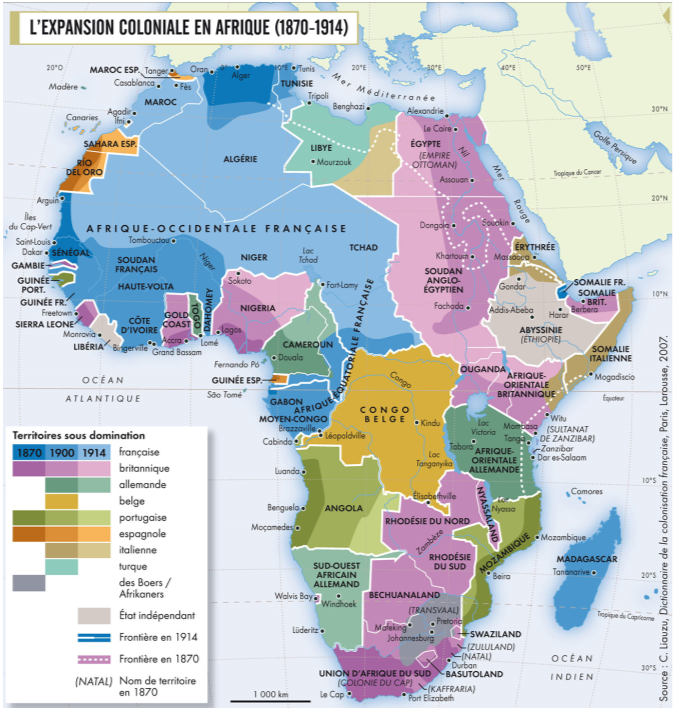
#> input picture source-map.png, 673 x 710 px, found by its file name
$ python calibrate6.py
#> lines starting #> are read from the running program, lines starting #| are printed output that depends on the picture; after the words box and inside, x2 and y2 are one past the last pixel; in counts of white or black regions, pixels touching at a corner belong together
#!/usr/bin/env python3
"""Final calibration check with per-row ocean model + per-territory fill sampling."""
import numpy as np, json, math
from PIL import Image, ImageDraw
from shapely.geometry import shape, box, Point
from shapely.ops import unary_union
from collections import Counter

BASE = '/Users/weiaiwen1/Desktop/my-space/map-project'
img = np.asarray(Image.open(BASE + '/source-map.png').convert('RGB')).astype(int)
H, W = img.shape[:2]
#> H = 710; W = 673

# ---------- per-row ocean color from edge strips ----------
rowOcean = np.zeros((H, 3))
edgeL = img[:, 2:18].reshape(H, -1, 3)
edgeR = img[:, W-18:W-2].reshape(H, -1, 3)
for y in range(H):
    samples = np.vstack([edgeL[y], edgeR[y]])
    # oceanish: B > R + 3, bright
    ok = (samples[:, 2] > samples[:, 0] + 3) & (samples.mean(axis=1) > 130)
    s = samples[ok] if ok.sum() > 10 else samples
    rowOcean[y] = np.median(s, axis=0)
#> after the loop, rowOcean = 710 rows, first 8: [255, 255, 255], [255, 255, 255], [185, 190, 194], [234, 236, 244], [234, 236, 245], [233, 238, 246], [234, 238, 247], [233, 237, 246]
# smooth
for _ in range(3):
    rowOcean[1:-1] = (rowOcean[:-2] + rowOcean[1:-1] + rowOcean[2:]) / 3
#> after the loop, rowOcean = 710 rows, first 8: [255, 255, 255], [238.9, 240.1, 242.1], [229, 231.2, 235.3], [226.1, 228.9, 235.1], [229.1, 232.3, 240], [231.8, 235.4, 243.9], [233.5, 237.5, 246.2], [233.5, 237.6, 246.4]

diff = np.abs(img - rowOcean[:, None, :]).max(axis=2)
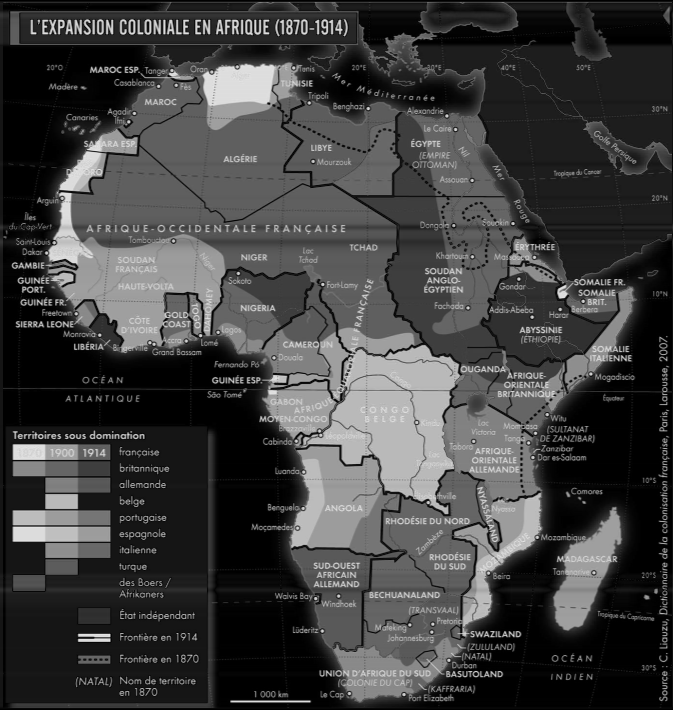
#> diff: shape (710, 673) float64; min 0, max 234.8, mean 63.9
ocean = diff < 14
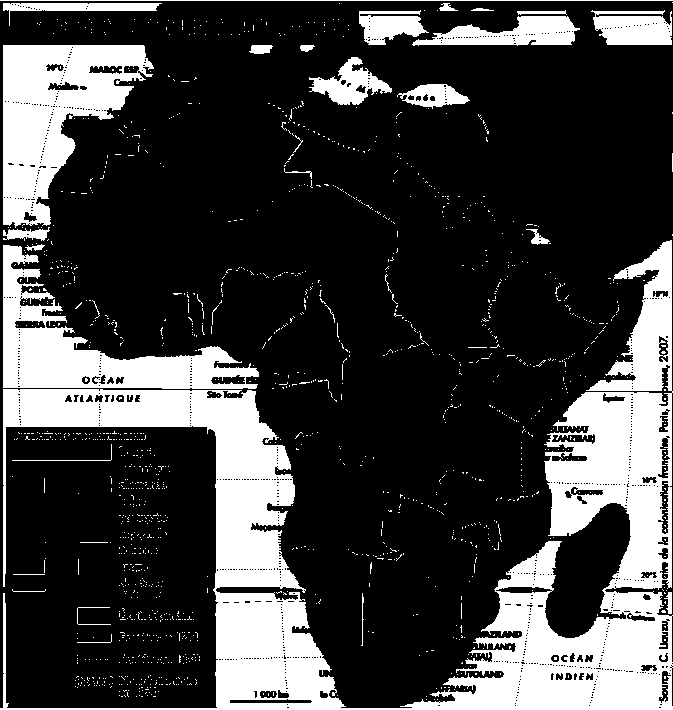
#> ocean: shape (710, 673) bool; 24.7% white; 1468 white regions (1436 under 20 px), largest, box (x1, y1, x2, y2) and area: (0, 240, 673, 710) 74756, (3, 45, 154, 228) 14512, (3, 245, 259, 389) 12086
img_land = ~ocean
from scipy import ndimage
lab, n = ndimage.label(img_land, structure=np.ones((3,3)))
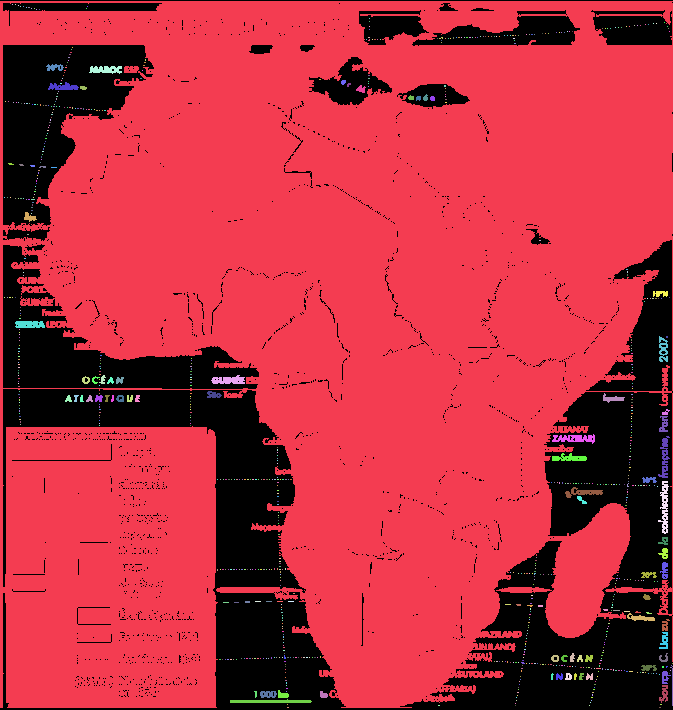
#> lab: shape (710, 673) int32; 831 distinct labels, from 0 to 830; one colour per label, 0 black
#> n = 830
sizes = ndimage.sum(img_land, lab, range(1, n+1))
#> sizes = 830 values, max 353923 at index 0, min 1 at index 1, mean 433.7
keep = np.zeros(n+1, bool); keep[1:] = sizes > 150
img_land = keep[lab]
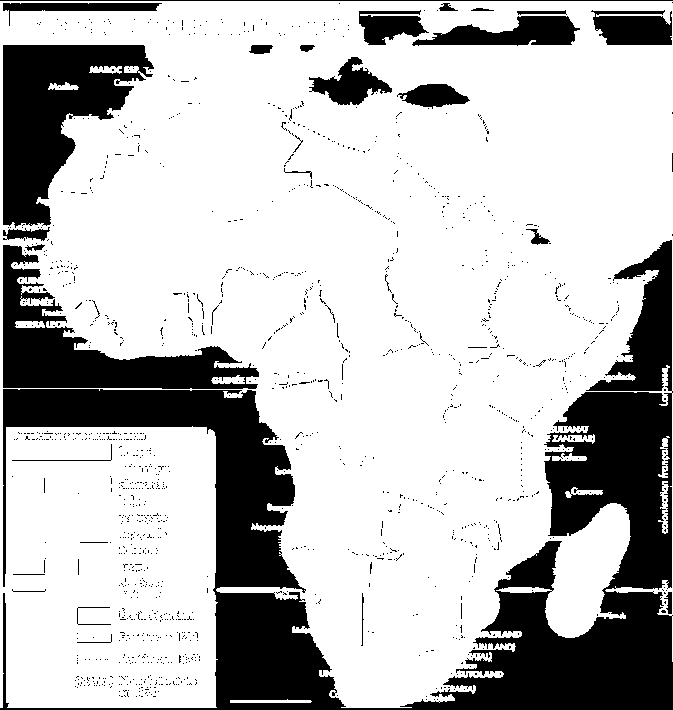
#> img_land: shape (710, 673) bool; 74.5% white; 1445 black regions (1413 under 20 px), largest, box (x1, y1, x2, y2) and area: (0, 240, 673, 710) 77910, (3, 45, 154, 228) 14888, (3, 245, 259, 389) 12344
print('ocean px:', int(ocean.sum()), 'land px:', int(img_land.sum()))
#| ocean px: 117819 land px: 356011

# ---------- dataset raster (reuse calibrate5 base machinery) ----------
#> (the run stopped early here; a loop or call above may not have finished)

$ run again, with cmp-sa.png copied over source-map.png
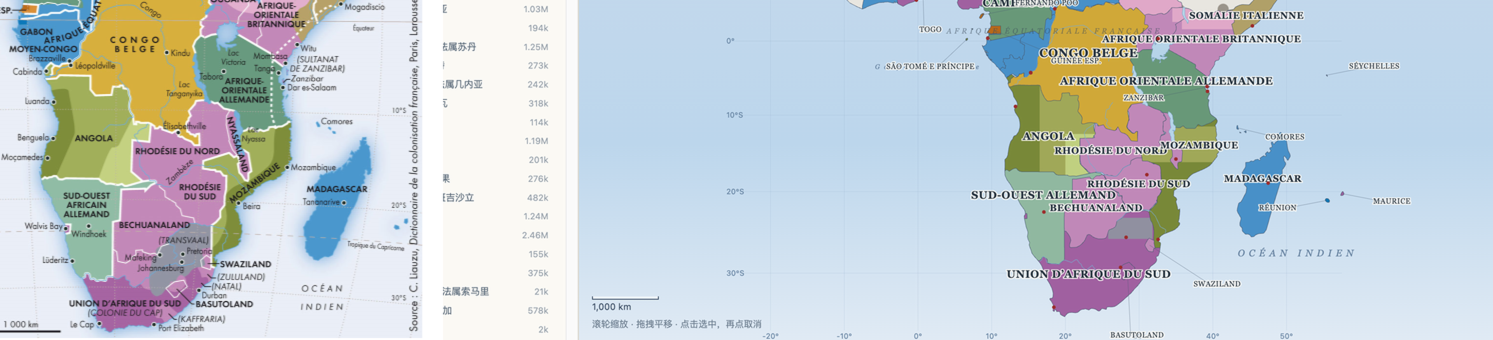
#> input picture cmp-sa.png, 2986 x 680 px, found by its file name (shown at 1/2 size)
#> after the loop `for y in range(H):`: rowOcean = 680 rows, first 8: [205, 222, 240], [205, 222, 240], [205.5, 221.5, 240.5], [206.5, 222, 240.5], [207, 222.5, 239.5], [207, 223, 239.5], [206.5, 223, 239.5], [206.5, 223, 239.5]
#> after the loop `for _ in range(3):`: rowOcean = 680 rows, first 8: [205, 222, 240], [205.3, 221.9, 240.1], [205.8, 222, 240.2], [206.2, 222.1, 240.1], [206.6, 222.4, 239.9], [206.7, 222.7, 239.6], [206.7, 222.9, 239.5], [206.6, 223, 239.4]
#> ocean: shape (680, 2986) bool; 28.9% white; 2458 white regions (2344 under 20 px), largest, box (x1, y1, x2, y2) and area: (1158, 385, 2986, 680) 317542, (378, 258, 845, 663) 70516, (1158, 0, 1980, 108) 62865
#> `lab, n = ndimage.label(img_land, structure=np.ones((3,3)))`:
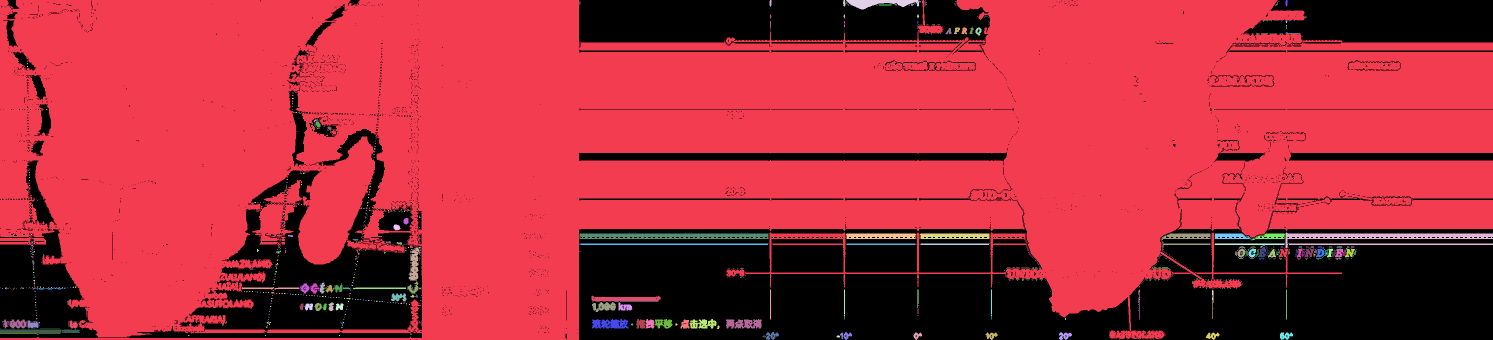
#> lab: shape (680, 2986) int32 (shown at 1/2 size); 839 distinct labels, from 0 to 838; one colour per label, 0 black
#> n = 838
#> sizes = 838 values, max 1404954 at index 0, min 1 at index 4, mean 1723.8
#> `img_land = keep[lab]`:
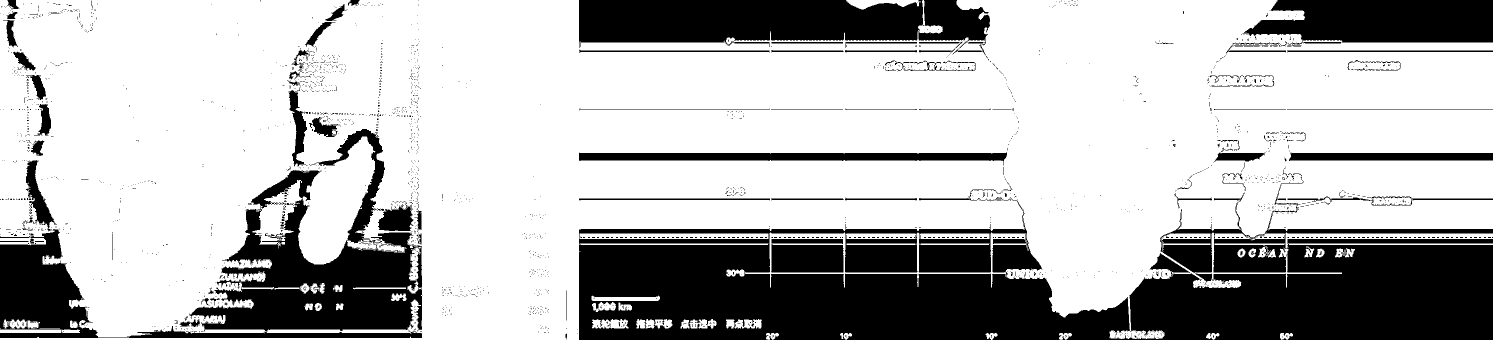
#> img_land: shape (680, 2986) bool (shown at 1/2 size); 70.8% white; 2454 black regions (2338 under 20 px), largest, box (x1, y1, x2, y2) and area: (1158, 385, 2986, 680) 320177, (378, 258, 845, 663) 72234, (1158, 0, 1980, 108) 63784
#| ocean px: 585952 land px: 1437744

$ run again, with compare.png copied over source-map.png
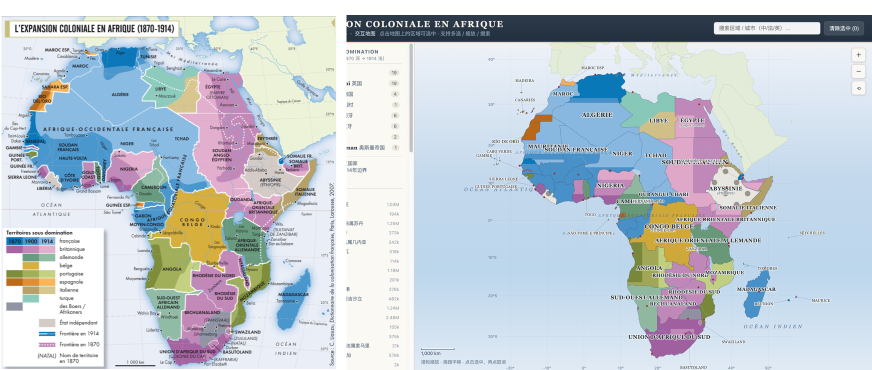
#> input picture compare.png, 1743 x 740 px, found by its file name (shown at 1/2 size)
#> after the loop `for y in range(H):`: rowOcean = 740 rows, first 8: [255, 255, 255], [255, 255, 255], [255, 255, 255], [255, 255, 255], [255, 255, 255], [255, 255, 255], [255, 255, 255], [255, 255, 255]
#> ocean: shape (740, 1743) bool; 37.9% white; 1695 white regions (1622 under 20 px), largest, box (x1, y1, x2, y2) and area: (829, 85, 1743, 740) 387616, (0, 0, 1743, 28) 48804, (1127, 85, 1433, 207) 15709
#> `lab, n = ndimage.label(img_land, structure=np.ones((3,3)))`:
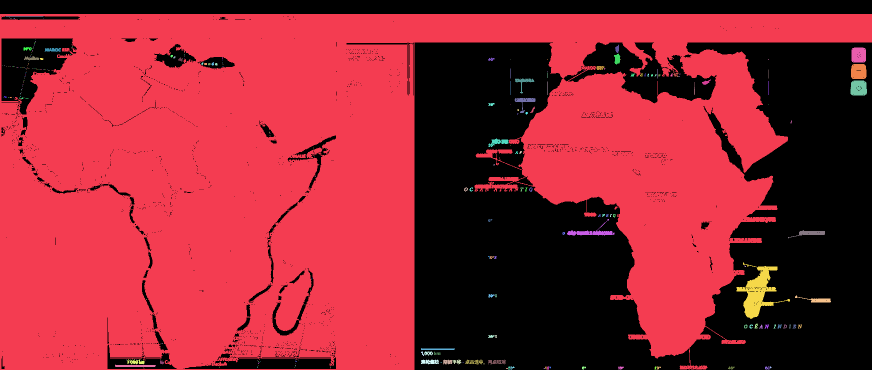
#> lab: shape (740, 1743) int32 (shown at 1/2 size); 290 distinct labels, from 0 to 289; one colour per label, 0 black
#> n = 289
#> sizes = 289 values, max 786541 at index 0, min 1 at index 2, mean 2770.8
#> `img_land = keep[lab]`:
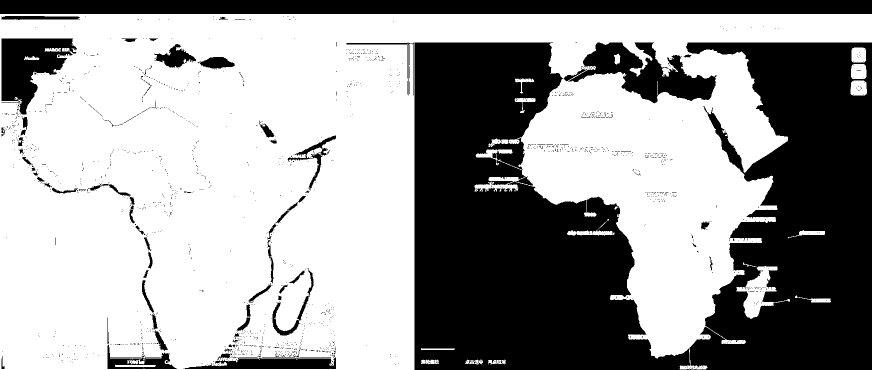
#> img_land: shape (740, 1743) bool (shown at 1/2 size); 61.8% white; 1649 black regions (1576 under 20 px), largest, box (x1, y1, x2, y2) and area: (829, 85, 1743, 740) 389740, (0, 0, 1743, 28) 48804, (1127, 85, 1433, 207) 16275
#| ocean px: 489061 land px: 797510
